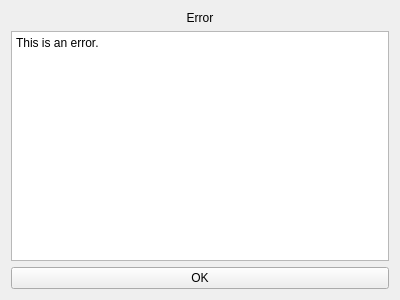
<ui version="4.0" >
 <class>ErrorWindow</class>
 <widget class="QWidget" name="ErrorWindow" >
  <property name="geometry" >
   <rect>
    <x>0</x>
    <y>0</y>
    <width>400</width>
    <height>300</height>
   </rect>
  </property>
  <property name="windowTitle" >
   <string>Form</string>
  </property>
  <layout class="QVBoxLayout" name="verticalLayout" >
   <item>
    <widget class="QLabel" name="label" >
     <property name="text" >
      <string>Error</string>
     </property>
     <property name="alignment" >
      <set>Qt::AlignCenter</set>
     </property>
    </widget>
   </item>
   <item>
    <widget class="QPlainTextEdit" name="errorText" >
     <property name="plainText" >
      <string>This is an error.</string>
     </property>
    </widget>
   </item>
   <item>
    <widget class="QPushButton" name="pushButton" >
     <property name="text" >
      <string>OK</string>
     </property>
    </widget>
   </item>
  </layout>
 </widget>
 <resources/>
 <connections>
  <connection>
   <sender>pushButton</sender>
   <signal>clicked()</signal>
   <receiver>ErrorWindow</receiver>
   <slot>close()</slot>
   <hints>
    <hint type="sourcelabel" >
     <x>284</x>
     <y>279</y>
    </hint>
    <hint type="destinationlabel" >
     <x>314</x>
     <y>257</y>
    </hint>
   </hints>
  </connection>
 </connections>
</ui>
